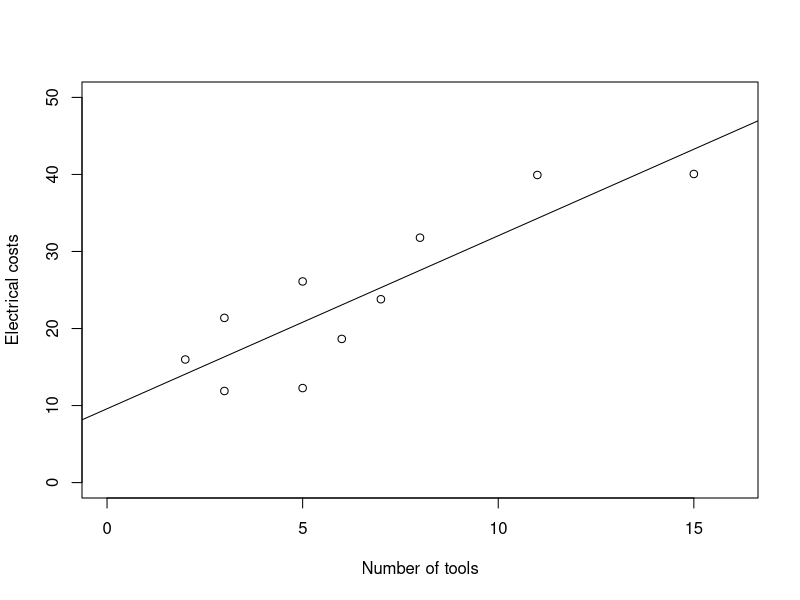

This chart was generated by the following R code:
#####page_no_130##
rm(list=ls())
day<-c(1,10,10)
x<-c(7,3,2,5,8,11,5,15,3,6)
y<-c(23.8,11.89,15.98,26.11,31.79,39.93,12.27,40.06,21.38,18.65)
sum(x*y)
sum(x^2)
sum(y^2)
cov(x,y)
var(x)
mean(x)
mean(y)
b1<-cov(x,y)/var(x);b1
b0<-mean(y)-b1*mean(x);b0
est_y<-b0+b1*x;est_y
plot(x,y,type="p",ylim=c(0,50),xlim=c(0,16),xlab="Number of tools",ylab="Electrical costs")
abline(lm(y~x))
